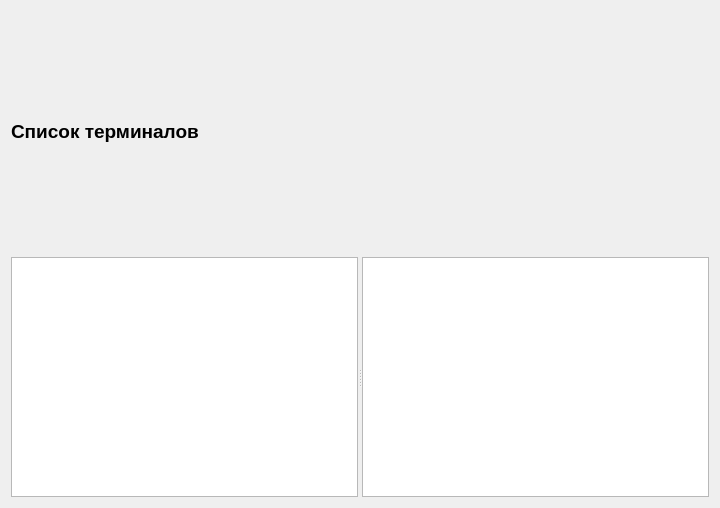
<?xml version="1.0" encoding="UTF-8"?>
<ui version="4.0">
 <class>TerminalListDialog</class>
 <widget class="QDialog" name="TerminalListDialog">
  <property name="geometry">
   <rect>
    <x>0</x>
    <y>0</y>
    <width>720</width>
    <height>508</height>
   </rect>
  </property>
  <property name="windowTitle">
   <string>Dialog</string>
  </property>
  <layout class="QGridLayout" name="gridLayout">
   <item row="0" column="0">
    <widget class="QLabel" name="label">
     <property name="font">
      <font>
       <pointsize>14</pointsize>
       <bold>true</bold>
      </font>
     </property>
     <property name="text">
      <string>Список терминалов</string>
     </property>
    </widget>
   </item>
   <item row="1" column="0">
    <widget class="QSplitter" name="splitter">
     <property name="orientation">
      <enum>Qt::Horizontal</enum>
     </property>
     <widget class="QTableView" name="tableViewTerminals"/>
     <widget class="QTableView" name="tableViewWorkplace"/>
    </widget>
   </item>
  </layout>
 </widget>
 <resources/>
 <connections/>
</ui>
